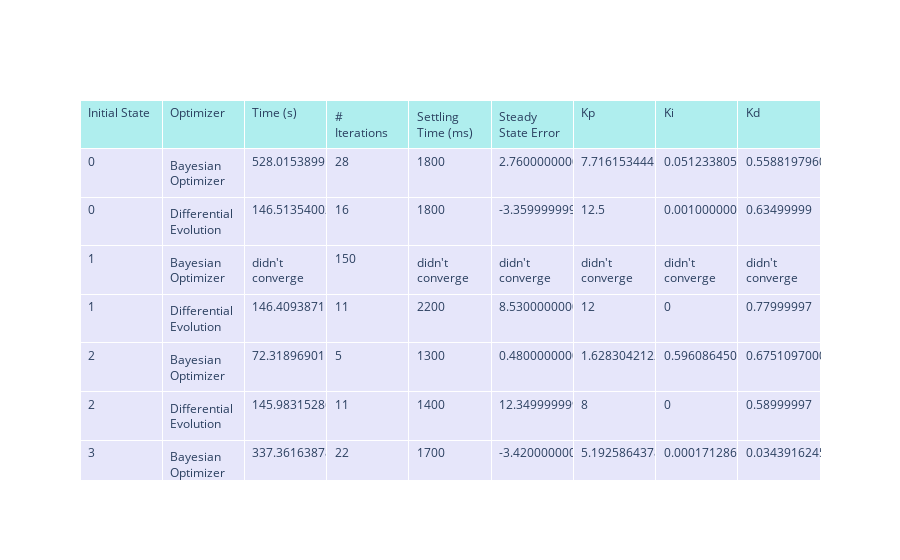

Notebook cell for this chart:
### Markdown cell above
## Configuration 2: Exploration-Focused

### Code cell
header = [
    "Initial State",
    "Optimizer",
    "Time (s)",
    "# Iterations",
    "Settling Time (ms)",
    "Steady State Error",
    "Kp",
    "Ki",
    "Kd",
]

rows = []

for init_index in range(6):
    # Loop for Bayesian Optimizer
    for config in [bo_results.config_2]:
        trial = config.trial_1
        init_txt = getattr(trial, f"init_{init_index}_txt")
        init_csv = getattr(trial, f"init_{init_index}_csv")
        if init_txt is not None:
            set_point = init_csv["set_point"].values[0]
            rows.append(
                [
                    init_txt.selected_init_state,
                    "Bayesian Optimizer",
                    init_txt.total_exp_time,
                    init_txt.n_trials,
                    init_txt.settling_time,
                    eval(init_csv["angle_values"].values[-1])[-1] - set_point,
                    init_txt.x.Kp,
                    init_txt.x.Ki,
                    init_txt.x.Kd,
                ]
            )
        else:
            rows.append(
                [
                    init_index,
                    "Bayesian Optimizer",
                    "didn't converge",
                    "150",
                    "didn't converge",
                    "didn't converge",
                    "didn't converge",
                    "didn't converge",
                    "didn't converge",
                ]
            )

    for config in [de_results.config_1]:
        trial = config.trial_1
        init_txt = getattr(trial, f"init_{init_index}_txt")
        init_csv = getattr(trial, f"init_{init_index}_csv")
        if init_txt is not None:
            set_point = init_csv["set_point"].values[0]
            rows.append(
                [
                    init_txt.selected_init_state,
                    "Differential Evolution",
                    init_txt.total_exp_time,
                    init_txt.n_trials,
                    init_txt.settling_time,
                    eval(init_csv["angle_values"].values[-1])[-1] - set_point,
                    init_txt.x.Kp,
                    init_txt.x.Ki,
                    init_txt.x.Kd,
                ]
            )

fig = go.Figure(
    data=[
        go.Table(
            header=dict(
                values=header, fill_color="paleturquoise", align="left"
            ),
            cells=dict(
                values=list(zip(*rows)), fill_color="lavender", align="left"
            ),
        )
    ]
)

fig.show()

df_exploration = pd.DataFrame(rows, columns=header)
de_settling_time_exploration = df_exploration[
    df_exploration["Optimizer"] == "Differential Evolution"
]["Settling Time (ms)"].values
de_settling_time_exploration = de_settling_time_exploration[
    de_settling_time_exploration != "didn't converge"
]

bo_settling_time_exploration = df_exploration[
    df_exploration["Optimizer"] == "Bayesian Optimizer"
]["Settling Time (ms)"].values
bo_settling_time_exploration = bo_settling_time_exploration[
    bo_settling_time_exploration != "didn't converge"
]

de_sse_exploration = df_exploration[
    df_exploration["Optimizer"] == "Differential Evolution"
]["Steady State Error"].values
de_sse_exploration = de_sse_exploration[de_sse_exploration != "didn't converge"]
bo_sse_exploration = df_exploration[
    df_exploration["Optimizer"] == "Bayesian Optimizer"
]["Steady State Error"].values
bo_sse_exploration = bo_sse_exploration[bo_sse_exploration != "didn't converge"]

### Figure 1 — Plotly figure (JSON) as saved in the notebook; plotly's stock layout.template omitted (floating-point values rounded to 4 significant figures)
{"data": [{"cells": {"align": "left", "fill": {"color": "lavender"}, "values": [[0, 0, 1, 1, 2, 2, 3, 3, 4, 4, 5, 5], ["Bayesian Optimizer", "Differential Evolution", "Bayesian Optimizer", "Differential Evolution", "Bayesian Optimizer", "Differential Evolution", "Bayesian Optimizer", "Differential Evolution", "Bayesian Optimizer", "Differential Evolution", "Bayesian Optimizer", "Differential Evolution"], [528.0, 146.5, "didn't converge", 146.4, 72.32, 146.0, 337.4, 219.7, 330.7, 420.4, "didn't converge", 1364.0], [28, 16, "150", 11, 5, 11, 22, 21, 22, 31, "150", 111], [1800, 1800, "didn't converge", 2200, 1300, 1400, 1700, 1500, 1700, 2400, "didn't converge", 2500], [2.76, -3.36, "didn't converge", 8.53, 0.48, 12.35, -3.42, 2.24, -2.41, 1.08, "didn't converge", 4.45], [7.716, 12.5, "didn't converge", 12, 1.628, 8, 5.193, 9.556, 6.64, 15.69, "didn't converge", 18.54], [0.05123, 0.001, "didn't converge", 0, 0.5961, 0, 0.0001713, 0.04252, 0.01985, 0.08216, "didn't converge", 0.3341], [0.5588, 0.635, "didn't converge", 0.78, 0.6751, 0.59, 0.03439, 0.4598, 0.6582, 0.7123, "didn't converge", 0.8185]]}, "header": {"align": "left", "fill": {"color": "paleturquoise"}, "values": ["Initial State", "Optimizer", "Time (s)", "# Iterations", "Settling Time (ms)", "Steady State Error", "Kp", "Ki", "Kd"]}, "type": "table"}], "layout": {}}
